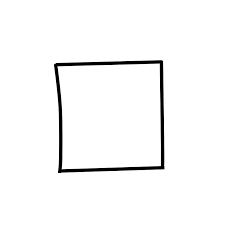
%> input picture test_images/test0.png, 225 x 225 px
$ octave --eval "result = manual_shape_detector('test_images/test0.png');"   (GNU Octave 9; MATLAB toolbox functions it lacks are replaced by stand-ins)
%> lines starting %> are read from the running program, lines starting %| are printed output that depends on the picture; in (x1, y1, x2, y2) boxes, pixels count from 0 and x2, y2 are one past the last pixel; in counts of white or black regions, pixels touching at a corner belong together; the program's own positions count from 1
function shape = manual_shape_detector(image_path)
%> called with image_path = 'test_images/test0.png'
    % Görüntüyü oku
    img = imread(image_path);
%> img is the input picture: size 225x225x3 uint8; min 0, max 255, mean 248.1

    % Renkli ise griye dönüştür (im2gray her türlü çalışır - yeni MATLAB sürümleri için)
    gray = im2gray(img);

    % Görüntüyü binary (siyah-beyaz) hale getir
    bw = imbinarize(gray);
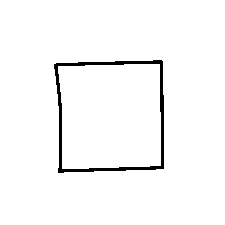
%> bw: size 225x225 logical; 97.4% white; 1 black region, box (x1, y1, x2, y2) and area: (54, 60, 164, 173) 1337
    bw = imcomplement(bw);  % Nesne beyaz olsun diye ters çeviriyoruz (arka plan beyaz)

    % Kenar koordinatlarını bul
    [y_coords, x_coords] = find(bw);
%> y_coords = 1337 values from 61 to 173; x_coords = 1337 values from 55 to 164
    xmin = min(x_coords);
%> xmin = 55
    xmax = max(x_coords);
%> xmax = 164
    ymin = min(y_coords);
%> ymin = 61
    ymax = max(y_coords);
%> ymax = 173

    % Genişlik ve yükseklik
    width = xmax - xmin;
%> width = 109
    height = ymax - ymin;
%> height = 112

    % Orta noktadaki çizgilerden kalınlık ölç
    mid_x = round((xmin + xmax)/2);
%> mid_x = 110
    mid_y = round((ymin + ymax)/2);
%> mid_y = 117

    vert_line = bw(:, mid_x);
%> vert_line = 225 logical values, 6 true
    horz_line = bw(mid_y, :);
%> horz_line = 225 logical values, 6 true

    vert_thickness = sum(vert_line);
%> vert_thickness = 6
    horz_thickness = sum(horz_line);
%> horz_thickness = 6

    % Daire mi kare mi tespit et
    ratio = abs(vert_thickness - horz_thickness) / max(vert_thickness, horz_thickness);
%> ratio = 0
%> `result = manual_shape_detector('test_images/test0.png');`:
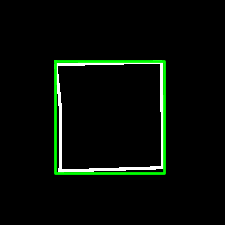
%> figure redrawn from the program's plot data; its title reads 'Detected shape (Manual): Square'
    tolerance = 0.15;

    if ratio < tolerance
        shape = 'Square';
    else
        shape = 'Circle';
    end

    % Sonucu görselleştir
    figure; imshow(bw); hold on;
    rectangle('Position', [xmin ymin width height], 'EdgeColor', 'g', 'LineWidth', 2);
    title(['Detected shape (Manual): ', shape]);
end

$ run again, on test_images/test1.png
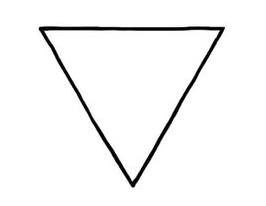
%> input picture test_images/test1.png, 266 x 206 px
%> in manual_shape_detector, img is the input picture: size 206x266x3 uint8; min 0, max 255, mean 245.8
%> in manual_shape_detector, `bw = imbinarize(gray);`:
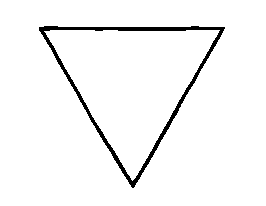
%> bw: size 206x266 logical; 96.4% white; 1 black region, box (x1, y1, x2, y2) and area: (39, 26, 225, 188) 1989
%> y_coords = 1989 values from 27 to 188; x_coords = 1989 values from 40 to 225
%> xmin = 40
%> xmax = 225
%> ymin = 27
%> ymax = 188
%> width = 185
%> height = 161
%> mid_x = 133
%> mid_y = 108
%> vert_line = 206 logical values, 11 true
%> horz_line = 266 logical values, 8 true
%> vert_thickness = 11
%> horz_thickness = 8
%> ratio = 0.273
%> `result = manual_shape_detector('test_images/test0.png');`:
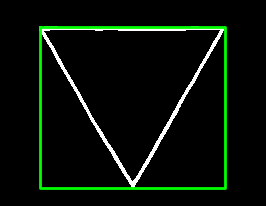
%> figure redrawn from the program's plot data; its title reads 'Detected shape (Manual): Circle'

$ run again, on test_images/test11.png
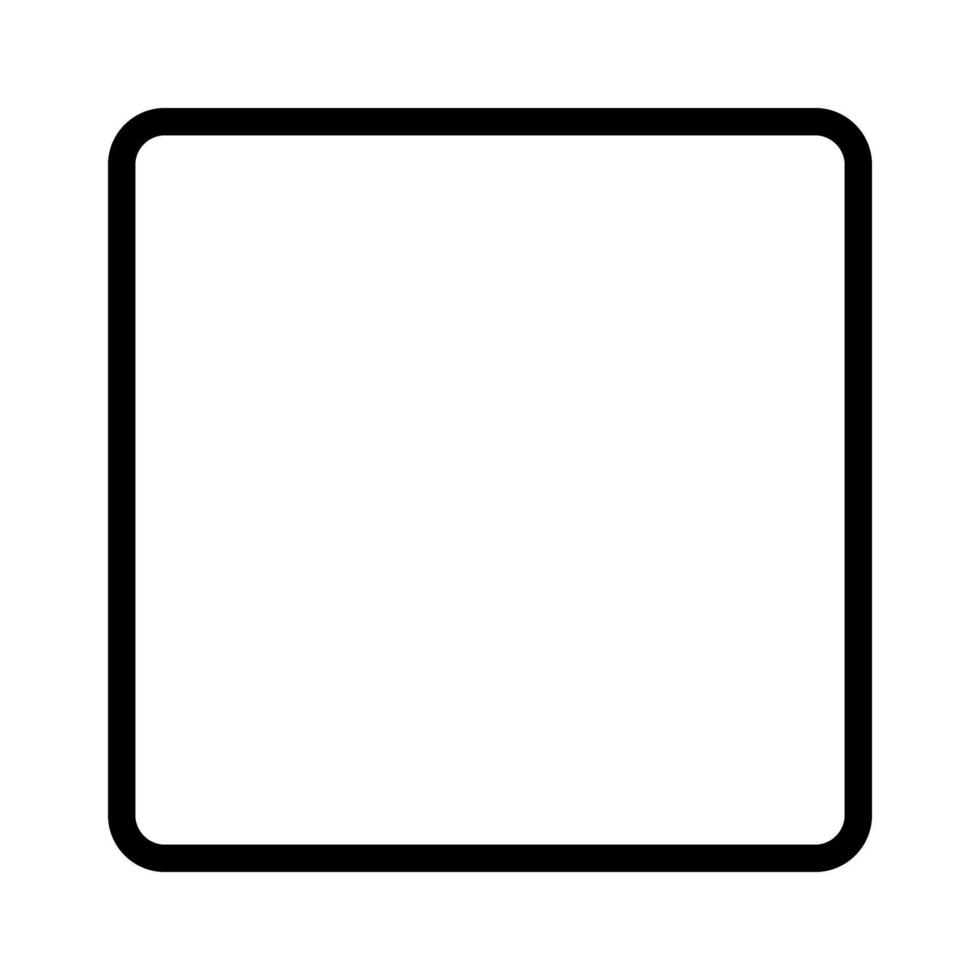
%> input picture test_images/test11.png, 980 x 980 px
%> in manual_shape_detector, img is the input picture: size 980x980x3 uint8; min 0, max 255, mean 234.1
%> in manual_shape_detector, `bw = imcomplement(bw);`:
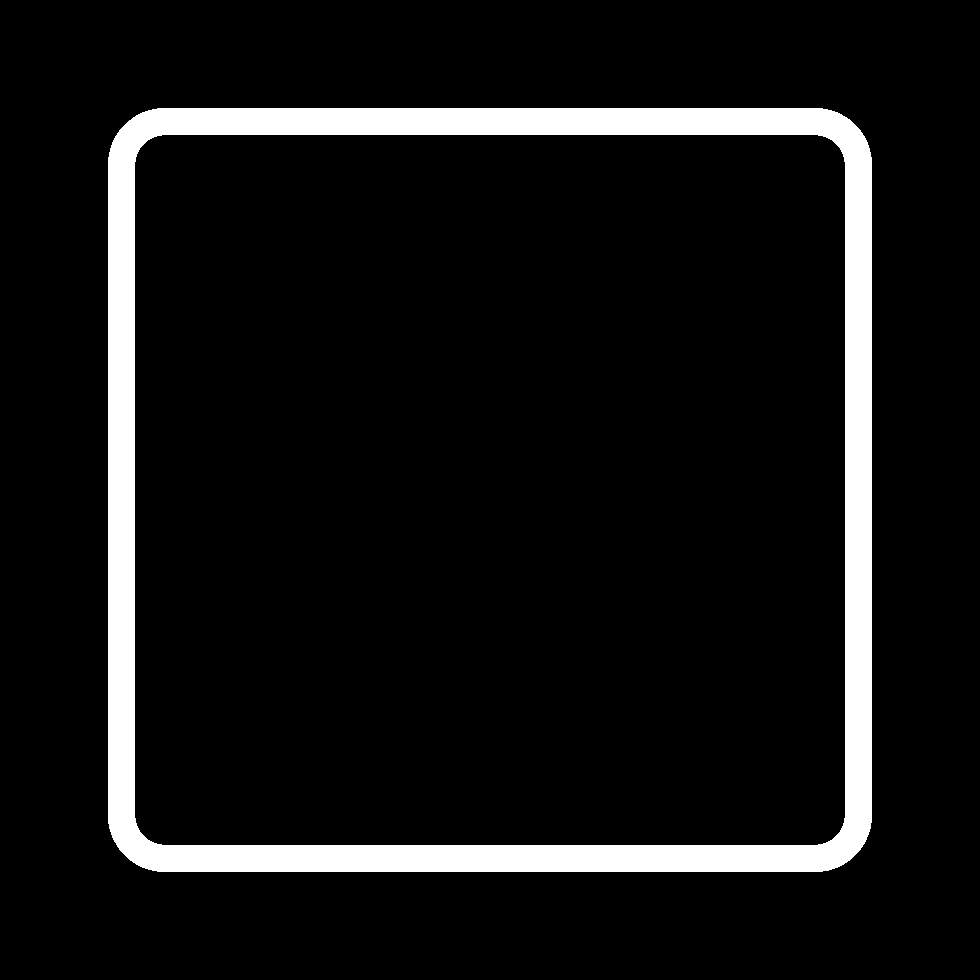
%> bw: size 980x980 logical; 8.1% white; 1 white region, box (x1, y1, x2, y2) and area: (108, 108, 872, 872) 77700
%> y_coords = 77700 values from 109 to 872
%> xmin = 109
%> xmax = 872
%> ymin = 109
%> ymax = 872
%> width = 763
%> mid_x = 491
%> vert_line = 980 logical values, 54 true
%> vert_thickness = 54
%> ratio = 0
%> `result = manual_shape_detector('test_images/test0.png');`:
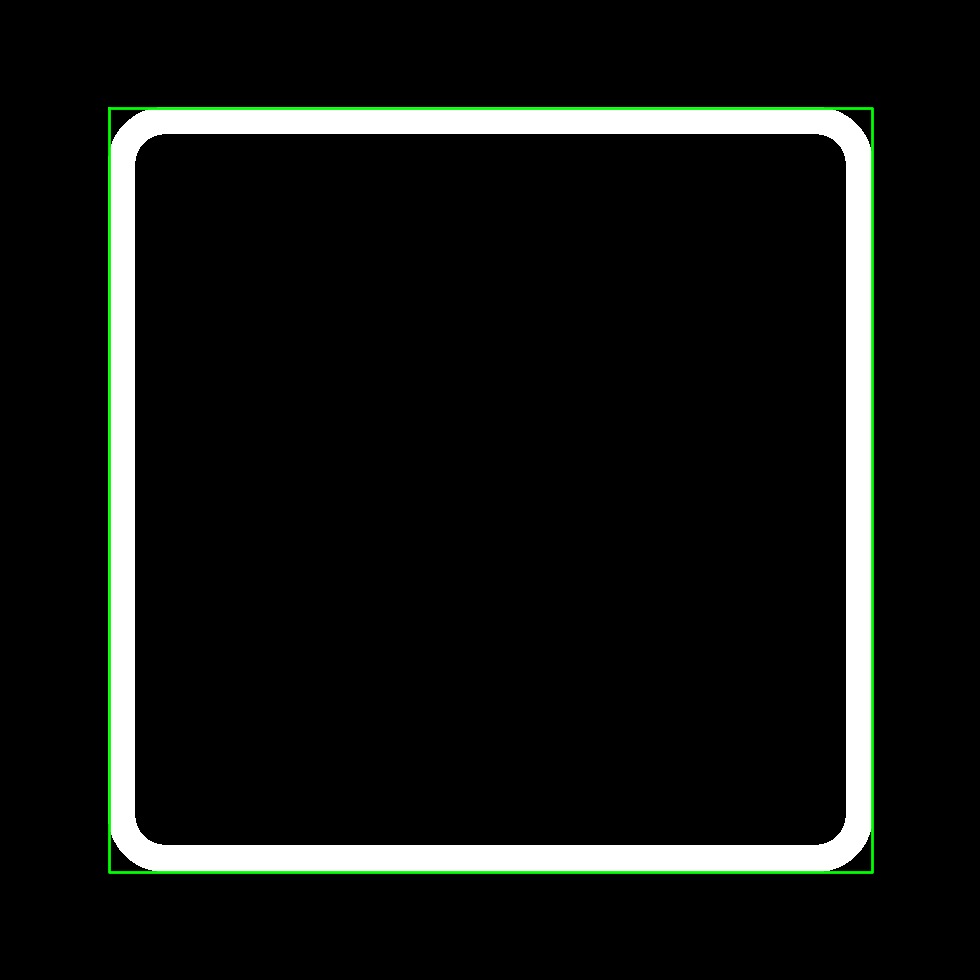
%> figure redrawn from the program's plot data; its title reads 'Detected shape (Manual): Square'
